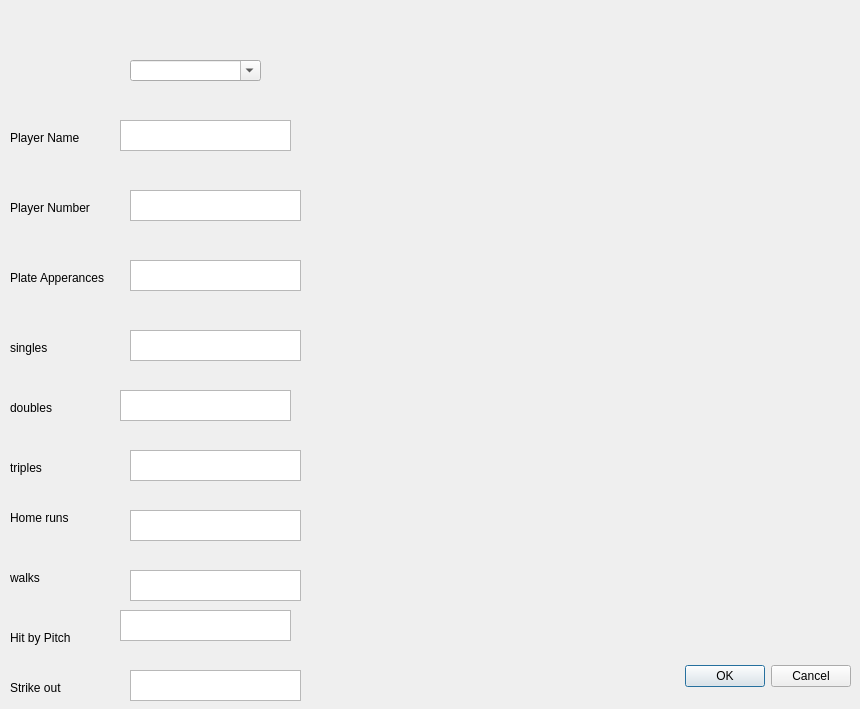
<?xml version="1.0" encoding="UTF-8"?>
<ui version="4.0">
 <class>Dialog</class>
 <widget class="QDialog" name="Dialog">
  <property name="geometry">
   <rect>
    <x>0</x>
    <y>0</y>
    <width>860</width>
    <height>709</height>
   </rect>
  </property>
  <property name="windowTitle">
   <string>Player editor</string>
  </property>
  <widget class="QDialogButtonBox" name="buttonBox">
   <property name="geometry">
    <rect>
     <x>510</x>
     <y>660</y>
     <width>341</width>
     <height>32</height>
    </rect>
   </property>
   <property name="orientation">
    <enum>Qt::Horizontal</enum>
   </property>
   <property name="standardButtons">
    <set>QDialogButtonBox::Cancel|QDialogButtonBox::Ok</set>
   </property>
  </widget>
  <widget class="QComboBox" name="player_box">
   <property name="geometry">
    <rect>
     <x>130</x>
     <y>60</y>
     <width>131</width>
     <height>21</height>
    </rect>
   </property>
   <property name="editable">
    <bool>true</bool>
   </property>
   <property name="currentText">
    <string/>
   </property>
  </widget>
  <widget class="QLabel" name="label">
   <property name="geometry">
    <rect>
     <x>10</x>
     <y>200</y>
     <width>91</width>
     <height>16</height>
    </rect>
   </property>
   <property name="text">
    <string>Player Number</string>
   </property>
  </widget>
  <widget class="QPlainTextEdit" name="name_box">
   <property name="geometry">
    <rect>
     <x>120</x>
     <y>120</y>
     <width>171</width>
     <height>31</height>
    </rect>
   </property>
  </widget>
  <widget class="QPlainTextEdit" name="number_box">
   <property name="geometry">
    <rect>
     <x>130</x>
     <y>190</y>
     <width>171</width>
     <height>31</height>
    </rect>
   </property>
  </widget>
  <widget class="QLabel" name="label_2">
   <property name="geometry">
    <rect>
     <x>10</x>
     <y>130</y>
     <width>81</width>
     <height>16</height>
    </rect>
   </property>
   <property name="text">
    <string>Player Name</string>
   </property>
  </widget>
  <widget class="QPlainTextEdit" name="PA_box">
   <property name="geometry">
    <rect>
     <x>130</x>
     <y>260</y>
     <width>171</width>
     <height>31</height>
    </rect>
   </property>
  </widget>
  <widget class="QLabel" name="label_3">
   <property name="geometry">
    <rect>
     <x>10</x>
     <y>270</y>
     <width>101</width>
     <height>16</height>
    </rect>
   </property>
   <property name="text">
    <string>Plate Apperances</string>
   </property>
  </widget>
  <widget class="QPlainTextEdit" name="B1_box">
   <property name="geometry">
    <rect>
     <x>130</x>
     <y>330</y>
     <width>171</width>
     <height>31</height>
    </rect>
   </property>
  </widget>
  <widget class="QLabel" name="label_4">
   <property name="geometry">
    <rect>
     <x>10</x>
     <y>340</y>
     <width>91</width>
     <height>16</height>
    </rect>
   </property>
   <property name="text">
    <string>singles</string>
   </property>
  </widget>
  <widget class="QPlainTextEdit" name="B2_box">
   <property name="geometry">
    <rect>
     <x>120</x>
     <y>390</y>
     <width>171</width>
     <height>31</height>
    </rect>
   </property>
  </widget>
  <widget class="QLabel" name="label_5">
   <property name="geometry">
    <rect>
     <x>10</x>
     <y>400</y>
     <width>91</width>
     <height>16</height>
    </rect>
   </property>
   <property name="text">
    <string>doubles</string>
   </property>
  </widget>
  <widget class="QPlainTextEdit" name="B3_box">
   <property name="geometry">
    <rect>
     <x>130</x>
     <y>450</y>
     <width>171</width>
     <height>31</height>
    </rect>
   </property>
  </widget>
  <widget class="QLabel" name="label_6">
   <property name="geometry">
    <rect>
     <x>10</x>
     <y>460</y>
     <width>91</width>
     <height>16</height>
    </rect>
   </property>
   <property name="text">
    <string>triples</string>
   </property>
  </widget>
  <widget class="QPlainTextEdit" name="SO_box">
   <property name="geometry">
    <rect>
     <x>130</x>
     <y>670</y>
     <width>171</width>
     <height>31</height>
    </rect>
   </property>
  </widget>
  <widget class="QLabel" name="label_7">
   <property name="geometry">
    <rect>
     <x>10</x>
     <y>570</y>
     <width>91</width>
     <height>16</height>
    </rect>
   </property>
   <property name="text">
    <string>walks</string>
   </property>
  </widget>
  <widget class="QPlainTextEdit" name="B4_box">
   <property name="geometry">
    <rect>
     <x>130</x>
     <y>510</y>
     <width>171</width>
     <height>31</height>
    </rect>
   </property>
  </widget>
  <widget class="QLabel" name="label_8">
   <property name="geometry">
    <rect>
     <x>10</x>
     <y>510</y>
     <width>91</width>
     <height>16</height>
    </rect>
   </property>
   <property name="text">
    <string>Home runs</string>
   </property>
  </widget>
  <widget class="QPlainTextEdit" name="BB_box">
   <property name="geometry">
    <rect>
     <x>130</x>
     <y>570</y>
     <width>171</width>
     <height>31</height>
    </rect>
   </property>
  </widget>
  <widget class="QLabel" name="label_9">
   <property name="geometry">
    <rect>
     <x>10</x>
     <y>680</y>
     <width>91</width>
     <height>16</height>
    </rect>
   </property>
   <property name="text">
    <string>Strike out</string>
   </property>
  </widget>
  <widget class="QPlainTextEdit" name="HBP_box">
   <property name="geometry">
    <rect>
     <x>120</x>
     <y>610</y>
     <width>171</width>
     <height>31</height>
    </rect>
   </property>
  </widget>
  <widget class="QLabel" name="label_10">
   <property name="geometry">
    <rect>
     <x>10</x>
     <y>630</y>
     <width>91</width>
     <height>16</height>
    </rect>
   </property>
   <property name="text">
    <string>Hit by Pitch</string>
   </property>
  </widget>
 </widget>
 <resources/>
 <connections>
  <connection>
   <sender>buttonBox</sender>
   <signal>accepted()</signal>
   <receiver>Dialog</receiver>
   <slot>accept()</slot>
   <hints>
    <hint type="sourcelabel">
     <x>248</x>
     <y>254</y>
    </hint>
    <hint type="destinationlabel">
     <x>157</x>
     <y>274</y>
    </hint>
   </hints>
  </connection>
  <connection>
   <sender>buttonBox</sender>
   <signal>rejected()</signal>
   <receiver>Dialog</receiver>
   <slot>reject()</slot>
   <hints>
    <hint type="sourcelabel">
     <x>316</x>
     <y>260</y>
    </hint>
    <hint type="destinationlabel">
     <x>286</x>
     <y>274</y>
    </hint>
   </hints>
  </connection>
 </connections>
</ui>
